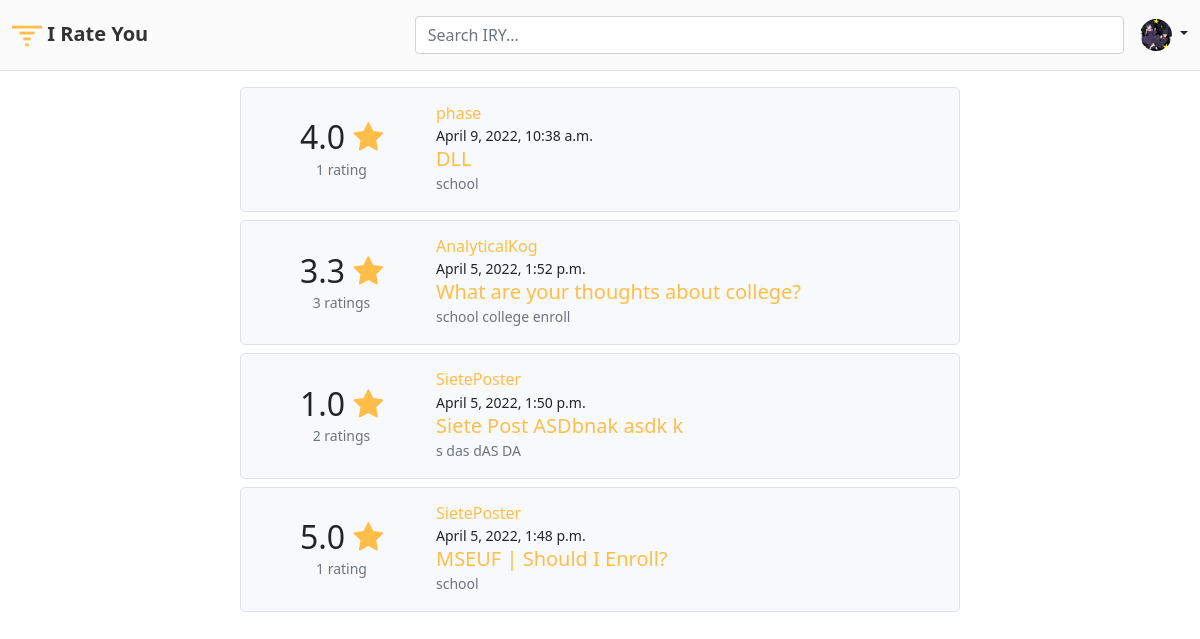
The app's page / (signed in), older data.
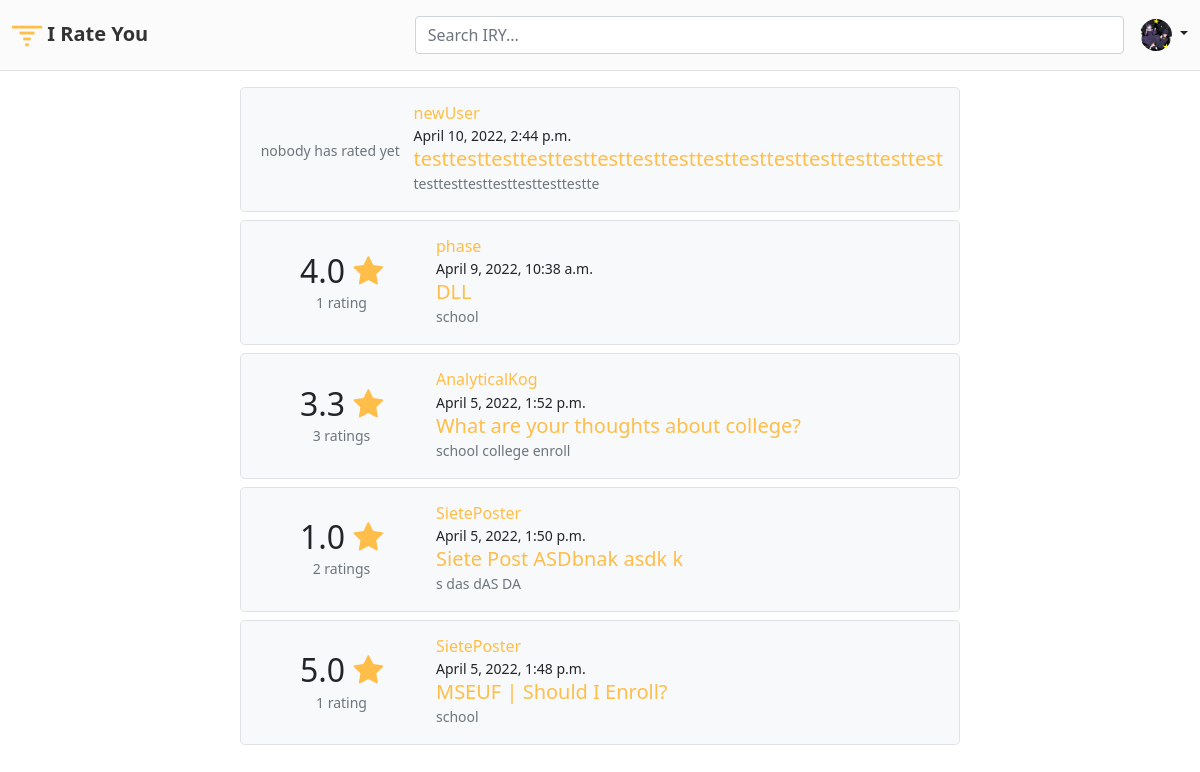
The same page, newer data.
### user/models.py (models this page shows, shortened)
class Profile(models.Model):
    user = models.OneToOneField(User, on_delete=models.CASCADE)
    image = models.ImageField(default='default.jpg', upload_to='profile_pics')

### post/models.py (models this page shows, shortened)
class Post(models.Model):
    author = models.ForeignKey(User, on_delete=models.CASCADE)
    title = models.CharField(max_length=60)
    content = models.TextField()
    tag = models.CharField(max_length=30)
    updated = models.DateTimeField(auto_now=True)
    created = models.DateTimeField(auto_now_add=True)
    rate_one = models.PositiveSmallIntegerField(default=0)
    rate_two = models.PositiveSmallIntegerField(default=0)
    rate_three = models.PositiveSmallIntegerField(default=0)
    rate_four = models.PositiveSmallIntegerField(default=0)
    rate_five = models.PositiveSmallIntegerField(default=0)

### post/views.py (the view)
# urls.py: path('', PostListView.as_view(), name='posts_home'),
class PostListView(ListView):
    model = Post
    template_name = 'post/posts_home.html'
    context_object_name = 'posts'
    ordering = ['-created']
    def get_queryset(self):
        query = self.request.GET.get('q')
        if query == None or query == " ":
            query = ''
        object_list = Post.objects.filter(
            Q(title__icontains=query) | Q(content__icontains=query) | Q(tag__icontains=query) | Q(author_id__username__icontains=query)
            )
        return object_list.order_by('-created')

### post/templates/post/posts_home.html
{% extends 'post/base.html' %}
{% block content %}
<div class="home-container">
    <div class="pb-3">
        <div class="d-grid gap-3">
            <div>
                {% for post in posts %}
                    <div class="bg-light border rounded-3 p-3 mb-2 post-container">
                        {% include 'components/rating.html' %}
                        <div class="strip-post">
                            <div class="user-info">
                                <a href="{% url 'user_posts' post.author.username %}">
                                    <h6 class="author">
                                        {{ post.author }}
                                    </h6>
                                </a>
                            </div>
                            <small>
                                {{ post.created }}
                            </small>
                            <a href="{% url 'detail_post' post.id %}">
                                <h5 class="title">
                                    {{ post.title }}
                                </h5>
                            </a>
                            <small class="tag text-muted">
                                {{ post.tag }}
                            </small>
                        </div>
                    </div>
                {% endfor %}
            </div>
        </div>
    </div>
</div>
{% endblock content %}

### post/templates/post/base.html (shortened to what this page needs)
{% load static %}
<!DOCTYPE html>
<html>
    <head>
        <link rel="stylesheet" href="{% static 'post/css/bootstrap.min.css' %}">
        <link rel="stylesheet" href="https://cdnjs.cloudflare.com/ajax/libs/font-awesome/4.7.0/css/font-awesome.min.css">
        <link rel="stylesheet" href="{% static 'post/main.css' %}">
    </head>
    <body>
        {% include 'components/header.html' %}
        <div class="mt-3 mb-3">
            {% block content %}
            {% endblock content %}
        </div>
    </body>
</html>

### post/templates/components/header.html (shortened to what this page needs)
{% load static %}
<header class="py-3 mb-3 border-bottom">
    <div class="container-fluid d-grid gap-3 align-items-center" style="grid-template-columns: 1fr 2fr;">
        <div>
            <a class="navbar-brand" href="{% url 'posts_home' %}">
                <img src="{% static 'post/images/logo.svg' %}" alt="" width="30" height="30" class="d-inline-block align-middle">
                I Rate You
            </a>
        </div>
        <div class="d-flex align-items-center">
            <form action="{% url 'posts_home' %}" method="GET" class="w-100 me-3">
                <input name="q" class="form-control me-2" type="search" class="form-control" placeholder="Search IRY..." aria-label="Search">
            </form>
            <div class="flex-shrink-0 dropdown">
                {% if user.is_authenticated %}
                    <a href="#" class="d-block link-dark text-decoration-none dropdown-toggle" id="dropdownUser2" data-bs-toggle="dropdown" aria-expanded="false">
                        <img src="{{ user.profile.image.url }}" alt="" width="32" height="32" class="rounded-circle">
                    </a>
                {% endif %}
            </div>
        </div>
    </div>
</header>

### post/templates/components/rating.html
{% load mathfilters %}
{% with one=post.rate_one|mul:1 two=post.rate_two|mul:2 three=post.rate_three|mul:3 four=post.rate_four|mul:4 five=post.rate_five|mul:5 %}
    {% with count=post.rate_one|add:post.rate_two|add:post.rate_three|add:post.rate_four|add:post.rate_five %}
        {% with total=one|add:two|add:three|add:four|add:five %}
            <div class="strip-rating">
                <h2>
                    {% if total != 0 and count != 0 %}
                        {{ total|div:count|floatformat:1 }} <span class="fa fa-star checked"></span>
                    {% endif %}
                </h2>
                <small class="text-muted">
                    {% if count == 0 %}
                        nobody has rated yet
                    {% elif count == 1 %}
                        {{ count }} rating
                    {% else %}
                        {{ count }} ratings
                    {% endif %}
                </small>
            </div>
        {% endwith %}
    {% endwith %}
{% endwith %}

### post/static/post/main.css (style rules this page uses)
:root { --yell: #FFBD4A; --blk: #333; --white: #FBFBFB; --gray: #DDD; --links: #0060B6; --red: #F24A72; --green: #04AA6D; --blue: #2196F3; --aqua: #00bcd4; }
header { position: sticky; top: 0; background-color: var(--white); }
a { color: var(--yell); text-decoration: none; }
.navbar-brand { font-weight: 600; color: var(--blk); }
.post-container { display: grid; grid-template-columns: 1fr 3fr; align-items: center; gap: 10px; }
p, h5, h6, h2 { margin: 0; }
.strip-rating { text-align: center; }
.user-info { display: flex; }
@media only screen and (min-width: 500px) { .detail-container, .post-form, .profile-container, .post-container { margin: 0 20%; } }
.checked { color: var(--yell); }

Row changes from the older to the newer data that the page shows:
added Post: shows "nobody has rated yet", author "newUser", created "April 10, 2022, 2:44 p.m.", title "testtesttesttesttesttesttesttesttesttesttesttesttesttesttest", tag "testtesttesttesttesttesttestte"
